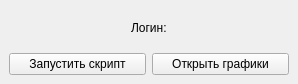
<?xml version="1.0" encoding="UTF-8"?>
<ui version="4.0">
 <class>MainWindow</class>
 <widget class="QMainWindow" name="MainWindow">
  <property name="geometry">
   <rect>
    <x>0</x>
    <y>0</y>
    <width>298</width>
    <height>84</height>
   </rect>
  </property>
  <property name="windowTitle">
   <string>MainWindow</string>
  </property>
  <widget class="QWidget" name="centralwidget">
   <layout class="QGridLayout" name="gridLayout_2">
    <item row="0" column="0">
     <layout class="QGridLayout" name="gridLayout">
      <item row="1" column="1">
       <widget class="QPushButton" name="pushButton">
        <property name="text">
         <string>Запустить скрипт</string>
        </property>
       </widget>
      </item>
      <item row="1" column="2">
       <widget class="QPushButton" name="pushButton_2">
        <property name="text">
         <string>Открыть графики</string>
        </property>
       </widget>
      </item>
      <item row="0" column="1" colspan="2" alignment="Qt::AlignHCenter">
       <widget class="QLabel" name="login_label">
        <property name="layoutDirection">
         <enum>Qt::LeftToRight</enum>
        </property>
        <property name="text">
         <string>Логин:</string>
        </property>
        <property name="alignment">
         <set>Qt::AlignLeading|Qt::AlignLeft|Qt::AlignVCenter</set>
        </property>
        <property name="wordWrap">
         <bool>false</bool>
        </property>
       </widget>
      </item>
     </layout>
    </item>
   </layout>
  </widget>
 </widget>
 <resources/>
 <connections/>
</ui>
